Frame 1 (no input): blank canvas, image omitted
Frame 60 (no input): blank canvas, image omitted
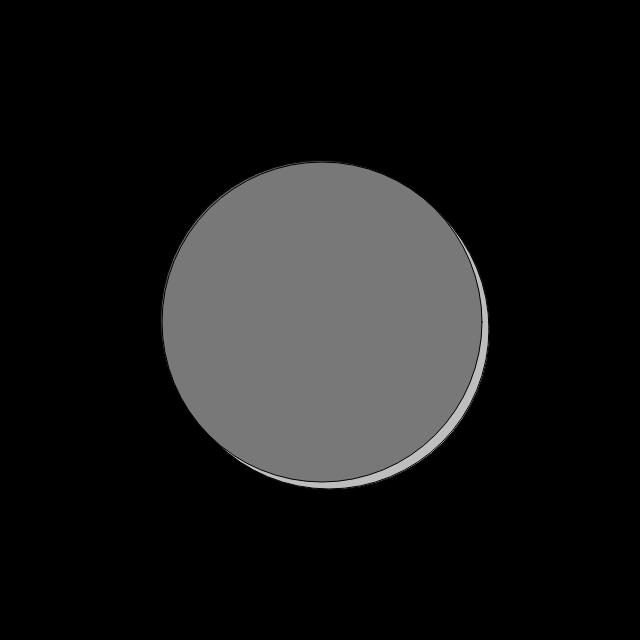
Frame 120 (the mouse pressed at the canvas centre since frame 60)

The p5.js sketch whose frames 1 and 60 were blank and that drew this single picture after the mouse press (run headless with seeded random() and noise() and a simulated clock; from frame 60 on, the mouse is pressed at the canvas centre):

// p5.js sketch
// ── sketch.js
function setup () {
  createCanvas(640, 640);
  background(0);
}

function draw() {
  var rand = random(10);
  fill (rand * 10 + 100);
  ellipse(width/2 + rand, height/2 + rand, mouseX, mouseY);
}
